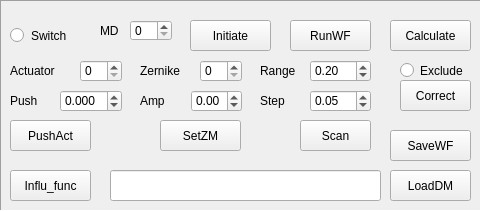
  <widget class="QFrame" name="frame">
   <property name="geometry">
    <rect>
     <x>480</x>
     <y>770</y>
     <width>481</width>
     <height>211</height>
    </rect>
   </property>
   <property name="frameShape">
    <enum>QFrame::Panel</enum>
   </property>
   <property name="frameShadow">
    <enum>QFrame::Sunken</enum>
   </property>
   <widget class="QPushButton" name="WFSInitiatePushButton">
    <property name="geometry">
     <rect>
      <x>190</x>
      <y>20</y>
      <width>81</width>
      <height>31</height>
     </rect>
    </property>
    <property name="text">
     <string>Initiate</string>
    </property>
   </widget>
   <widget class="QPushButton" name="WFSRunPushButton">
    <property name="geometry">
     <rect>
      <x>290</x>
      <y>20</y>
      <width>81</width>
      <height>31</height>
     </rect>
    </property>
    <property name="text">
     <string>RunWF</string>
    </property>
   </widget>
   <widget class="QPushButton" name="WFSSavePushButton">
    <property name="geometry">
     <rect>
      <x>390</x>
      <y>130</y>
      <width>81</width>
      <height>31</height>
     </rect>
    </property>
    <property name="text">
     <string>SaveWF</string>
    </property>
   </widget>
   <widget class="QPushButton" name="DMPushButton">
    <property name="geometry">
     <rect>
      <x>10</x>
      <y>120</y>
      <width>81</width>
      <height>31</height>
     </rect>
    </property>
    <property name="text">
     <string>PushAct</string>
    </property>
   </widget>
   <widget class="QLabel" name="stop_label_6">
    <property name="geometry">
     <rect>
      <x>10</x>
      <y>60</y>
      <width>61</width>
      <height>21</height>
     </rect>
    </property>
    <property name="text">
     <string>Actuator</string>
    </property>
   </widget>
   <widget class="QLabel" name="stop_label_5">
    <property name="geometry">
     <rect>
      <x>10</x>
      <y>90</y>
      <width>41</width>
      <height>21</height>
     </rect>
    </property>
    <property name="text">
     <string>Push</string>
    </property>
   </widget>
   <widget class="QDoubleSpinBox" name="Act_doubleSpinBox">
    <property name="geometry">
     <rect>
      <x>60</x>
      <y>90</y>
      <width>62</width>
      <height>22</height>
     </rect>
    </property>
    <property name="decimals">
     <number>3</number>
    </property>
    <property name="minimum">
     <double>-1.000000000000000</double>
    </property>
    <property name="maximum">
     <double>1.000000000000000</double>
    </property>
    <property name="singleStep">
     <double>0.002000000000000</double>
    </property>
   </widget>
   <widget class="QPushButton" name="Infl_func_pushButton">
    <property name="geometry">
     <rect>
      <x>10</x>
      <y>170</y>
      <width>81</width>
      <height>31</height>
     </rect>
    </property>
    <property name="text">
     <string>Influ_func</string>
    </property>
   </widget>
   <widget class="QSpinBox" name="ActSpinBox">
    <property name="geometry">
     <rect>
      <x>80</x>
      <y>60</y>
      <width>42</width>
      <height>22</height>
     </rect>
    </property>
    <property name="maximum">
     <number>68</number>
    </property>
   </widget>
   <widget class="QLabel" name="stop_label_7">
    <property name="geometry">
     <rect>
      <x>140</x>
      <y>60</y>
      <width>51</width>
      <height>21</height>
     </rect>
    </property>
    <property name="text">
     <string>Zernike</string>
    </property>
   </widget>
   <widget class="QSpinBox" name="ZMSpinBox">
    <property name="geometry">
     <rect>
      <x>200</x>
      <y>60</y>
      <width>42</width>
      <height>22</height>
     </rect>
    </property>
    <property name="maximum">
     <number>68</number>
    </property>
   </widget>
   <widget class="QLabel" name="stop_label_8">
    <property name="geometry">
     <rect>
      <x>140</x>
      <y>90</y>
      <width>31</width>
      <height>21</height>
     </rect>
    </property>
    <property name="text">
     <string>Amp</string>
    </property>
   </widget>
   <widget class="QDoubleSpinBox" name="ZM_doubleSpinBox">
    <property name="geometry">
     <rect>
      <x>191</x>
      <y>90</y>
      <width>51</width>
      <height>22</height>
     </rect>
    </property>
    <property name="decimals">
     <number>2</number>
    </property>
    <property name="minimum">
     <double>-80.000000000000000</double>
    </property>
    <property name="maximum">
     <double>80.000000000000000</double>
    </property>
    <property name="singleStep">
     <double>0.050000000000000</double>
    </property>
   </widget>
   <widget class="QPushButton" name="ZMPushButton">
    <property name="geometry">
     <rect>
      <x>160</x>
      <y>120</y>
      <width>81</width>
      <height>31</height>
     </rect>
    </property>
    <property name="text">
     <string>SetZM</string>
    </property>
   </widget>
   <widget class="QLineEdit" name="DMfileEdit">
    <property name="geometry">
     <rect>
      <x>110</x>
      <y>170</y>
      <width>271</width>
      <height>31</height>
     </rect>
    </property>
   </widget>
   <widget class="QPushButton" name="LoadDMButton">
    <property name="geometry">
     <rect>
      <x>390</x>
      <y>170</y>
      <width>81</width>
      <height>31</height>
     </rect>
    </property>
    <property name="text">
     <string>LoadDM</string>
    </property>
   </widget>
   <widget class="QRadioButton" name="RecordingImgButton">
    <property name="geometry">
     <rect>
      <x>10</x>
      <y>20</y>
      <width>20</width>
      <height>31</height>
     </rect>
    </property>
    <property name="text">
     <string/>
    </property>
    <property name="checked">
     <bool>false</bool>
    </property>
    <property name="autoExclusive">
     <bool>false</bool>
    </property>
   </widget>
   <widget class="QLabel" name="switch_label">
    <property name="geometry">
     <rect>
      <x>31</x>
      <y>20</y>
      <width>51</width>
      <height>31</height>
     </rect>
    </property>
    <property name="text">
     <string>Switch</string>
    </property>
   </widget>
   <widget class="QLabel" name="stop_label_10">
    <property name="geometry">
     <rect>
      <x>260</x>
      <y>60</y>
      <width>51</width>
      <height>21</height>
     </rect>
    </property>
    <property name="text">
     <string>Range</string>
    </property>
   </widget>
   <widget class="QDoubleSpinBox" name="Range_doubleSpinBox">
    <property name="geometry">
     <rect>
      <x>310</x>
      <y>60</y>
      <width>61</width>
      <height>22</height>
     </rect>
    </property>
    <property name="decimals">
     <number>2</number>
    </property>
    <property name="minimum">
     <double>-80.000000000000000</double>
    </property>
    <property name="maximum">
     <double>80.000000000000000</double>
    </property>
    <property name="singleStep">
     <double>0.100000000000000</double>
    </property>
    <property name="value">
     <double>0.200000000000000</double>
    </property>
   </widget>
   <widget class="QDoubleSpinBox" name="Step_doubleSpinBox">
    <property name="geometry">
     <rect>
      <x>310</x>
      <y>90</y>
      <width>61</width>
      <height>22</height>
     </rect>
    </property>
    <property name="decimals">
     <number>2</number>
    </property>
    <property name="minimum">
     <double>-8.000000000000000</double>
    </property>
    <property name="maximum">
     <double>8.000000000000000</double>
    </property>
    <property name="singleStep">
     <double>0.050000000000000</double>
    </property>
    <property name="value">
     <double>0.050000000000000</double>
    </property>
   </widget>
   <widget class="QLabel" name="stop_label_11">
    <property name="geometry">
     <rect>
      <x>260</x>
      <y>90</y>
      <width>51</width>
      <height>21</height>
     </rect>
    </property>
    <property name="text">
     <string>Step</string>
    </property>
   </widget>
   <widget class="QPushButton" name="DMScanButton">
    <property name="geometry">
     <rect>
      <x>300</x>
      <y>120</y>
      <width>71</width>
      <height>31</height>
     </rect>
    </property>
    <property name="text">
     <string>Scan</string>
    </property>
   </widget>
   <widget class="QPushButton" name="setnewDMButton">
    <property name="geometry">
     <rect>
      <x>400</x>
      <y>80</y>
      <width>71</width>
      <height>31</height>
     </rect>
    </property>
    <property name="text">
     <string>Correct</string>
    </property>
   </widget>
   <widget class="QLabel" name="switch_label_2">
    <property name="geometry">
     <rect>
      <x>420</x>
      <y>60</y>
      <width>51</width>
      <height>21</height>
     </rect>
    </property>
    <property name="text">
     <string>Exclude</string>
    </property>
   </widget>
   <widget class="QRadioButton" name="ExcludeButton">
    <property name="geometry">
     <rect>
      <x>400</x>
      <y>60</y>
      <width>20</width>
      <height>21</height>
     </rect>
    </property>
    <property name="text">
     <string/>
    </property>
    <property name="checked">
     <bool>false</bool>
    </property>
    <property name="autoExclusive">
     <bool>false</bool>
    </property>
   </widget>
   <widget class="QPushButton" name="CalculateWFPushButton">
    <property name="geometry">
     <rect>
      <x>390</x>
      <y>20</y>
      <width>81</width>
      <height>31</height>
     </rect>
    </property>
    <property name="text">
     <string>Calculate</string>
    </property>
   </widget>
   <widget class="QSpinBox" name="mdspinBox">
    <property name="geometry">
     <rect>
      <x>130</x>
      <y>20</y>
      <width>42</width>
      <height>21</height>
     </rect>
    </property>
    <property name="minimum">
     <number>0</number>
    </property>
    <property name="maximum">
     <number>1</number>
    </property>
    <property name="value">
     <number>0</number>
    </property>
   </widget>
   <widget class="QLabel" name="label_21">
    <property name="geometry">
     <rect>
      <x>100</x>
      <y>20</y>
      <width>31</width>
      <height>21</height>
     </rect>
    </property>
    <property name="text">
     <string>MD</string>
    </property>
   </widget>
  </widget>
